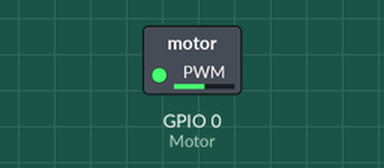
Bench run of a program on a simulated ESP32 board running MicroPython. On the bench: switched loads named in the program (green lamp = pin HIGH). At 0.0 s the program stops and its outputs stay as they are.

Above: at 0.1 s.
Timing chart, 0 to 1.5 s (numbered marks = the images above):
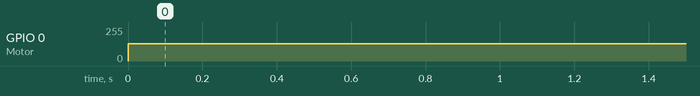

The program:

DC_Motor.py
```python
#importing system modules
from machine import Pin,PWM

#Required Pins
Motor_pin = 0

#Initializing Pins as oputput
Motor = Pin(Motor_pin, Pin.OUT)

#Configuring PWM pins
pwm = PWM(Pin(Motor_pin), freq=1000)


#Max motor RPM
Max_RPM=200.0

#Function that outputs pwm signals to the heaters
def Rotate(rpm):
    out = int((rpm/Max_RPM)*1023.0)
    pwm.duty(out)
```

Measured:
- by itself, GPIO 0 (Motor): 0/255 → 128/255 at 0.00 s
